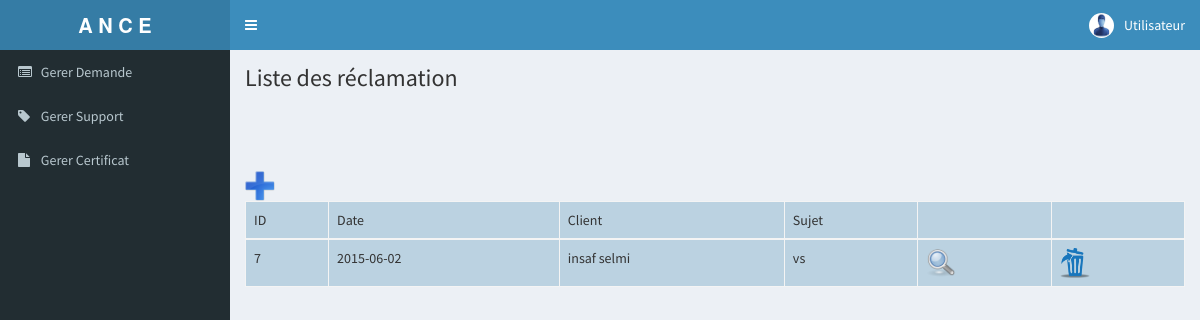
The page /ANCE/liste_reclamation.php on the database its author committed.
### tables this page shows
CREATE TABLE IF NOT EXISTS `reclamation` (
  `id_reclamation` int(100) NOT NULL AUTO_INCREMENT,
  `sujet` text NOT NULL,
  `date` date NOT NULL,
  `texte` text NOT NULL,
  `id_client` int(100) NOT NULL,
  PRIMARY KEY (`id_reclamation`),
  KEY `id_client` (`id_client`)
);

CREATE TABLE IF NOT EXISTS `client` (
  `id_client` int(100) NOT NULL AUTO_INCREMENT,
  `ncin` text NOT NULL,
  `nom` text NOT NULL,
  `prenom` text NOT NULL,
  `tel` text NOT NULL,
  `email` text NOT NULL,
  PRIMARY KEY (`id_client`)
);

### ANCE/class/DataBase.php (called while the page is built, shortened)
<?php
class Database {
	public static function connect() {
			$connexion = new PDO('mysql:host=localhost;dbname=poste', 'root', '');
			$connexion->exec("SET CHARACTER SET utf8");
		return $connexion;
	}
}
?>

### ANCE/class/reclamation.php (the view, shortened to what this page needs)
<?php
class reclamation
{
public function liste_reclamation()
	{
		$select = DataBase::connect()->query("select * from reclamation as r
			inner join client as c
			on c.id_client=r.id_client
		   ORDER BY r.id_reclamation DESC");
		while($donnees = $select->fetch(PDO::FETCH_OBJ))
		{
			$id_reclamation= $donnees->id_reclamation;
			$date=$donnees->date;
			$sujet= $donnees->sujet;
			$nom= $donnees->nom;
			$prenom= $donnees->prenom;
			echo "<tr>";
			echo "<td>";
			echo $id_reclamation;
			echo "</td>";
			echo "<td>";
			echo $date;
			echo "</td>";
			echo "<td>";
			echo $nom." ".$prenom;
			echo "</td>";
			echo "<td>";
			echo $sujet;
			echo "</td>";
			echo "<td>";
			echo "<a href='consulter_reclamation.php?id=$id_reclamation'>";
			echo " <img src='img/chercher.png' width='30' height='30'></img> </a>";
			echo "</td>";
			echo "<td>";
			echo "<a href='supprimer_reclamation.php?id=$id_reclamation'  onclick='if (confirm(&quot;Voulez vous vraiment supprimer la réclamation:   ?&quot;)) { return true; } return false;'>";
			echo " <img src='img/del.png' width='30' height='30'></img> </a>";
			echo "</td>";
			echo "</tr>";
		}
	}
}

### rows shown on the page
reclamation: id_reclamation "7", date "2015-06-02", id_client.nom "insaf", id_client.prenom "selmi", sujet "vs"
